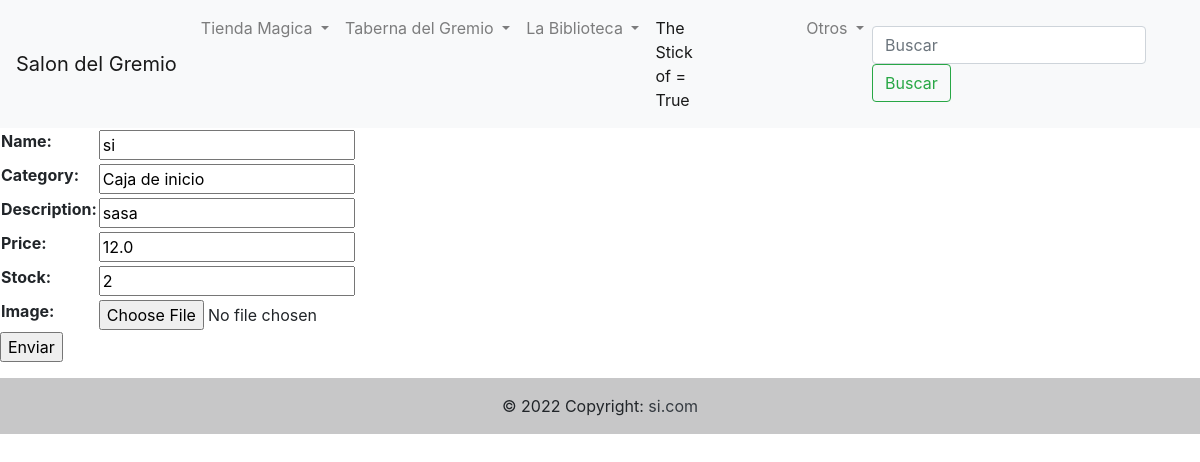
/products/update_product/12/ (signed in), run on the app's committed database.
### products/models.py (models this page shows)
class Product(models.Model):
    name = models.CharField(max_length=100)
    category = models.CharField(max_length=30, null=True, blank=True)
    description = models.CharField(max_length=600, null=True, blank=True)
    price = models.FloatField()
    stock = models.IntegerField()
    image = models.ImageField(upload_to='products/', null=True, blank=True)

### products/views.py (the view)
# urls.py: path('update_product/<int:pk>/', update_product, name='update_product'),
def update_product(request, pk):
    if request.user.is_authenticated and request.user.is_superuser:
        if request.method == 'POST':
            form = FormularioProducts(request.POST)
            if form.is_valid():
                products = Product.objects.get(id=pk)
                products.name = form.cleaned_data['name']
                products.category = form.cleaned_data['category']
                products.description = form.cleaned_data['description']
                products.price = form.cleaned_data['price']
                products.stock = form.cleaned_data['stock']
                products.save()
                return redirect(list)
        elif request.method == 'GET':
            products = Product.objects.get(id=pk)
            form = FormularioProducts(initial={
                                        'name':products.name,
                                        'category':products.category,
                                        'price':products.price,
                                        'description':products.description,
                                        'stock':products.stock})
            context = {'form':form}
            return render(request, 'products/update_product.html', context=context)

### products/forms.py
class FormularioProducts(forms.Form):
    name = forms.CharField(max_length=30)
    category = forms.CharField(max_length=30)
    description = forms.CharField(max_length=100)
    price = forms.FloatField()
    stock = forms.IntegerField()
    image = forms.ImageField(required=False)

### templates/products/update_product.html (shortened to what this page needs)
{% extends 'base.html' %}
{% block content %}
<form action="" method="POST">
<table>
    {{form.as_table}}
</table>
<p><input type="submit" value="Enviar"></p>
</form>
{% endblock %}

### data on the page
Product: name "si", category "Caja de inicio", description "sasa", price "12.0", stock "2"
